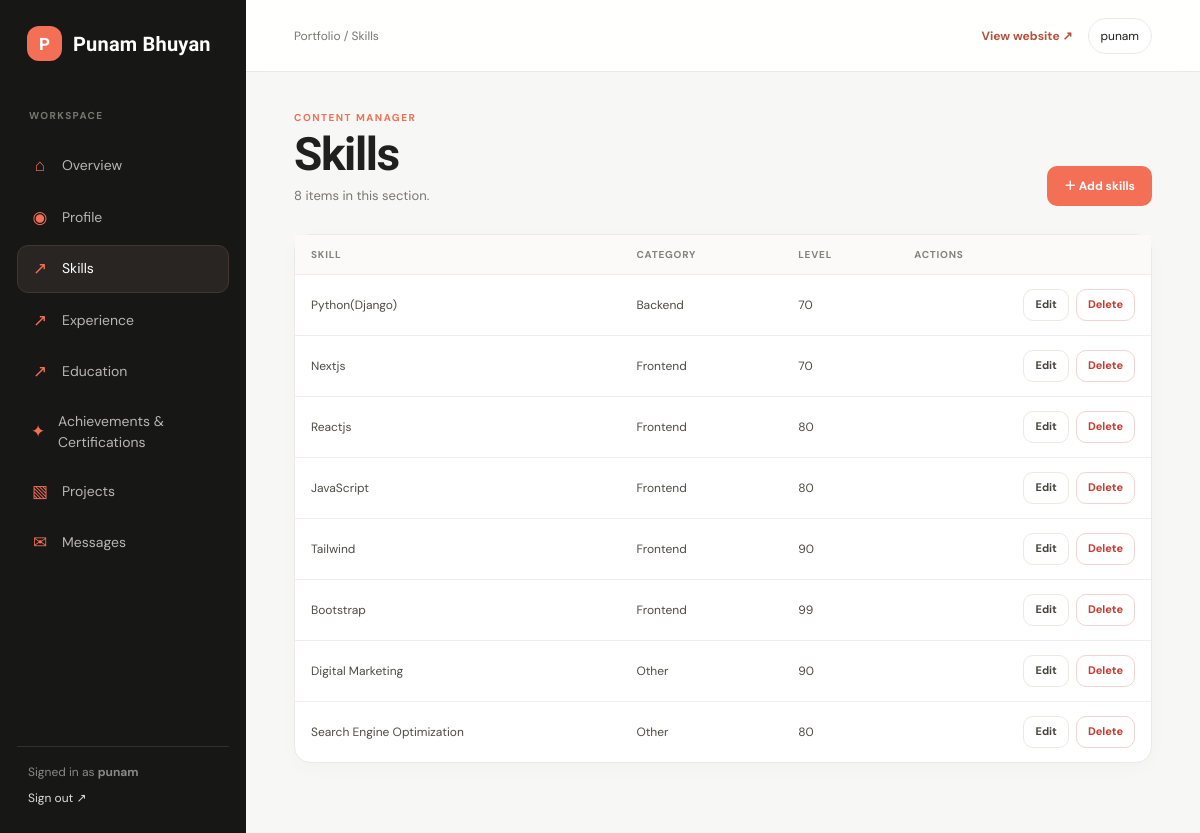
The app's page /dashboard/skills/ (signed in) with its own data.
### core/models.py (models this page shows, shortened)
class Profile(models.Model):
    name = models.CharField(max_length=100)
    title = models.CharField(max_length=150, help_text="e.g. Web Application Developer")
    tagline = models.CharField(max_length=255, help_text="Short motivating phrase")
    bio = models.TextField(help_text="Professional summary for About Me section")
    profile_image = models.ImageField(upload_to='profile/', blank=True, null=True)
    cover_image = models.ImageField(upload_to='cover/', blank=True, null=True)
    email = models.EmailField(blank=True)
    phone = models.CharField(max_length=40, blank=True)
    resume_summary = models.TextField(blank=True, help_text="Optional concise profile text for the generated CV. Leave blank to use the website bio.")
    leadership_volunteering = models.TextField(blank=True, help_text="Optional CV section. Put one role or activity on each line.")
    interests = models.TextField(blank=True, help_text="Optional short CV interests section.")
    github_url = models.URLField(blank=True)
    linkedin_url = models.URLField(blank=True)
    website_url = models.URLField(blank=True)
    twitter_url = models.URLField(blank=True)
    location = models.CharField(max_length=100, blank=True)
    available_for_work = models.BooleanField(default=True)
    class Meta:
        verbose_name = "Profile"
        verbose_name_plural = "Profile"

class Skill(models.Model):
    CATEGORY_CHOICES = [
        ('frontend', 'Frontend'),
        ('backend', 'Backend'),
        ('database', 'Database'),
        ('devops', 'DevOps & Tools'),
        ('other', 'Other'),
    ]
    name = models.CharField(max_length=80)
    category = models.CharField(max_length=20, choices=CATEGORY_CHOICES, default='other')
    proficiency = models.IntegerField(
        default=80,
        help_text="Proficiency percentage 0–100 (used for progress bar display)"
    )
    image = models.ImageField(upload_to='skills/', blank=True, null=True, help_text="Skill or tool logo shown on the portfolio")
    order = models.PositiveIntegerField(default=0)
    icon_class = models.CharField(
        max_length=80, blank=True,
        help_text="Optional: a CSS class or emoji for the skill icon"
    )
    class Meta:
        ordering = ['category', 'order', 'name']

### core/views.py (the view)
# urls.py: path('dashboard/<slug:section_key>/', views.dashboard_section, name='dashboard_section'),
@staff_member_required(login_url='dashboard_login')
def dashboard_section(request, section_key):
    section = _dashboard_section(section_key)
    if not section:
        from django.http import Http404
        raise Http404
    records = section['model'].objects.all()
    rows = []
    for record in records:
        cells = []
        for label, attr in section['columns']:
            value = getattr(record, attr, '')
            if callable(value):
                value = value()
            if attr == 'file' and value:
                value = value.name.rsplit('/', 1)[-1]
            elif hasattr(value, 'strftime'):
                value = value.strftime('%d %b %Y')
            elif isinstance(value, bool):
                value = 'Yes' if value else 'No'
            cells.append(value or '—')
        rows.append({'record': record, 'cells': cells})
    return render(request, 'dashboard/list.html', {
        'sections': DASHBOARD_SECTIONS, 'section': section, 'rows': rows,
        'can_manage': section['form'] is not None,
        'brand_name': _dashboard_brand_name(request.user),
    })

### core/views.py (called while the page is built)
def _dashboard_section(key):
    return next((section for section in DASHBOARD_SECTIONS if section['key'] == key), None)

def _dashboard_brand_name(user=None):
    profile = Profile.objects.first()
    if profile and profile.name:
        return profile.name
    return user.get_username() if user and user.is_authenticated else 'Portfolio'

### templates/dashboard/list.html (shortened to what this page needs)
{% extends "dashboard/base.html" %}
{% block breadcrumb %}{{ section.label }}{% endblock %}
{% block dashboard_content %}
<div class="page-heading"><div><p class="eyebrow">Content manager</p><h1>{{ section.label }}</h1><p class="page-subtitle">{{ rows|length }} item{{ rows|length|pluralize }} in this section.</p></div>{% if can_manage %}<a class="button" href="{% url 'dashboard_add' section.key %}">＋ Add {{ section.label|lower }}</a>{% endif %}</div>
<section class="panel"><div class="table-wrap"><table class="data-table"><thead><tr>{% for label, attr in section.columns %}<th>{{ label }}</th>{% endfor %}<th>Actions</th></tr></thead><tbody>
{% for row in rows %}<tr>{% for value in row.cells %}<td>{% if section.key == 'messages' and forloop.counter == 5 %}<span class="read-pill {% if value == 'No' %}unread-pill{% endif %}">{% if value == 'Yes' %}Read{% else %}Unread{% endif %}</span>{% else %}{{ value }}{% endif %}</td>{% endfor %}<td><div class="row-actions">
{% if section.key == 'messages' %}{% if not row.record.is_read %}<form class="inline-form" method="post" action="{% url 'dashboard_mark_read' row.record.pk %}">{% csrf_token %}<button class="button small secondary" type="submit">Mark read</button></form>{% endif %}
{% elif can_manage %}<a class="button small secondary" href="{% url 'dashboard_edit' section.key row.record.pk %}">Edit</a><a class="button small danger" href="{% url 'dashboard_delete' section.key row.record.pk %}">Delete</a>{% endif %}
</div></td></tr>{% empty %}<tr><td colspan="20" class="empty-state">Nothing here yet. Add your first item to get started.</td></tr>{% endfor %}
</tbody></table></div></section>
{% endblock %}

### templates/dashboard/base.html (shortened to what this page needs)
{% load static %}
<!doctype html>
<html lang="en">
<head>
</head>
<body><div class="studio">
  <aside class="sidebar">
    <a class="studio-brand" href="{% url 'dashboard' %}"><span class="brand-symbol">{{ brand_name|first|upper }}</span><span>{{ brand_name|default:"Portfolio" }}</span></a>
    <p class="side-caption">Workspace</p>
    <nav class="side-nav">
      <a class="side-link {% if request.resolver_match.url_name == 'dashboard' %}active{% endif %}" href="{% url 'dashboard' %}"><span class="side-icon">⌂</span>Overview</a>
      {% for item in sections %}<a class="side-link {% if section.key == item.key %}active{% endif %}" href="{% url 'dashboard_section' item.key %}"><span class="side-icon">{% if item.key == 'messages' %}✉{% elif item.key == 'achievements' %}✦{% elif item.key == 'projects' %}▧{% elif item.key == 'profile' %}◉{% else %}↗{% endif %}</span>{{ item.label }}</a>{% endfor %}
    </nav>
    <div class="sidebar-foot"><div>Signed in as <strong>{{ request.user.get_username }}</strong></div><form method="post" action="{% url 'dashboard_logout' %}">{% csrf_token %}<button type="submit" style="margin-top:8px;padding:0;border:0;background:none;color:#ddd;font:inherit;cursor:pointer">Sign out ↗</button></form></div>
  </aside>
  <div class="main">
    <header class="topbar"><span class="crumb">Portfolio / {% block breadcrumb %}Overview{% endblock %}</span><div class="top-actions"><a class="view-site" href="{% url 'index' %}" target="_blank" rel="noopener">View website ↗</a><span class="user-chip">{{ request.user.get_username }}</span></div></header>
    <main class="page">{% block dashboard_content %}{% endblock %}</main>
  </div>
</div>{% block extra_js %}{% endblock %}</body>
</html>

### templates/dashboard/base.html (style rules this page uses)
:root { --orange:#f36f56;--ink:#20201e;--muted:#777670;--line:#ece9e4;--paper:#f7f7f5;--white:#fff }
* { box-sizing:border-box }
body { margin:0;background:var(--paper);color:var(--ink);font:400 14px/1.5 'DM Sans',sans-serif }
a { color:inherit;text-decoration:none }
button,input,select,textarea { font:inherit }
.studio { min-height:100vh }
.sidebar { position:fixed;inset:0 auto 0 0;width:246px;padding:26px 17px;background:#171716;color:#fff;display:flex;flex-direction:column;z-index:2 }
.studio-brand { display:flex;align-items:center;gap:11px;padding:0 10px 28px;font:700 20px 'Rajdhani',sans-serif;letter-spacing:.01em }
.brand-symbol { display:grid;place-items:center;width:35px;height:35px;border-radius:12px;background:var(--orange);font:700 17px 'Rajdhani',sans-serif;color:white }
.side-caption { padding:9px 12px;color:#777771;font-size:10px;font-weight:700;letter-spacing:.14em;text-transform:uppercase }
.side-nav { display:grid;gap:4px }
.side-link { display:flex;align-items:center;gap:12px;padding:10px 12px;border:1px solid transparent;border-radius:11px;color:#b7b6b2;transition:.2s }
.side-link.active { background:#292522;border-color:#44352f;color:#fff }
.side-icon { width:20px;text-align:center;color:var(--orange);font-size:17px }
.sidebar-foot { margin-top:auto;padding:16px 11px 0;border-top:1px solid #30302e;color:#898985;font-size:12px }
.main { margin-left:246px;min-height:100vh }
.topbar { height:72px;padding:0 clamp(22px,4vw,54px);display:flex;align-items:center;justify-content:space-between;background:rgba(255,255,255,.9);border-bottom:1px solid var(--line);position:sticky;top:0;z-index:1;backdrop-filter:blur(12px) }
.crumb { color:var(--muted);font-size:12px }
.top-actions { display:flex;align-items:center;gap:15px }
.user-chip { padding:8px 12px;border:1px solid var(--line);border-radius:999px;background:#fff;font-size:12px }
.view-site { color:#b5523d;font-size:12px;font-weight:700 }
.page { max-width:1320px;margin:0 auto;padding:38px clamp(22px,4vw,54px) 70px }
.page-heading { display:flex;align-items:flex-end;justify-content:space-between;gap:20px;margin-bottom:28px }
.eyebrow { margin:0 0 6px;color:var(--orange);font-size:10px;font-weight:700;letter-spacing:.15em;text-transform:uppercase }
.page h1 { margin:0;font:700 clamp(32px,4vw,46px)/1 'Rajdhani',sans-serif;letter-spacing:-.03em }
.page-subtitle { margin:9px 0 0;color:var(--muted);font-size:13px }
.button { display:inline-flex;align-items:center;justify-content:center;gap:8px;min-height:40px;padding:0 16px;border:1px solid transparent;border-radius:10px;background:var(--orange);color:#fff;font-weight:700;font-size:12px;cursor:pointer;transition:transform .2s,background .2s }
.button.secondary { background:#fff;border-color:var(--line);color:#45443f }
.button.danger { background:#fff;color:#c33d32;border-color:#f0d5d2 }
.button.small { min-height:32px;padding:0 11px;font-size:11px }
.panel { border:1px solid var(--line);border-radius:16px;background:#fff;box-shadow:0 5px 20px rgba(34,31,28,.025) }
.table-wrap { overflow-x:auto }
.data-table { width:100%;border-collapse:collapse;white-space:nowrap }
.data-table th { padding:12px 16px;background:#fbfaf8;color:#85827c;text-align:left;font-size:10px;letter-spacing:.08em;text-transform:uppercase }
.data-table td { padding:14px 16px;border-top:1px solid #f0eeea;color:#4d4b46;font-size:12px }
.row-actions { display:flex;gap:7px;justify-content:flex-end }

### records on screen
Profile: name "P", name "Punam Bhuyan"
Skill: cells "Python(Django)" "Backend" "70"
Skill: cells "Nextjs" "Frontend" "70"
Skill: cells "Reactjs" "Frontend" "80"
Skill: cells "JavaScript" "Frontend" "80"
Skill: cells "Tailwind" "Frontend" "90"
Skill: cells "Bootstrap" "Frontend" "99"
Skill: cells "Digital Marketing" "Other" "90"
Skill: cells "Search Engine Optimization" "Other" "80"

### other values on screen
{{ item.label }} "Profile" "Skills" "Experience" "Education" "Achievements & Certifications" "Projects" "Messages"
{{ request.user.get_username }} "punam"
{{ section.label }} "Skills"
{{ rows|length }} "8"
{{ section.label|lower }} "skills"
{{ label }} "SKILL" "CATEGORY" "LEVEL"
